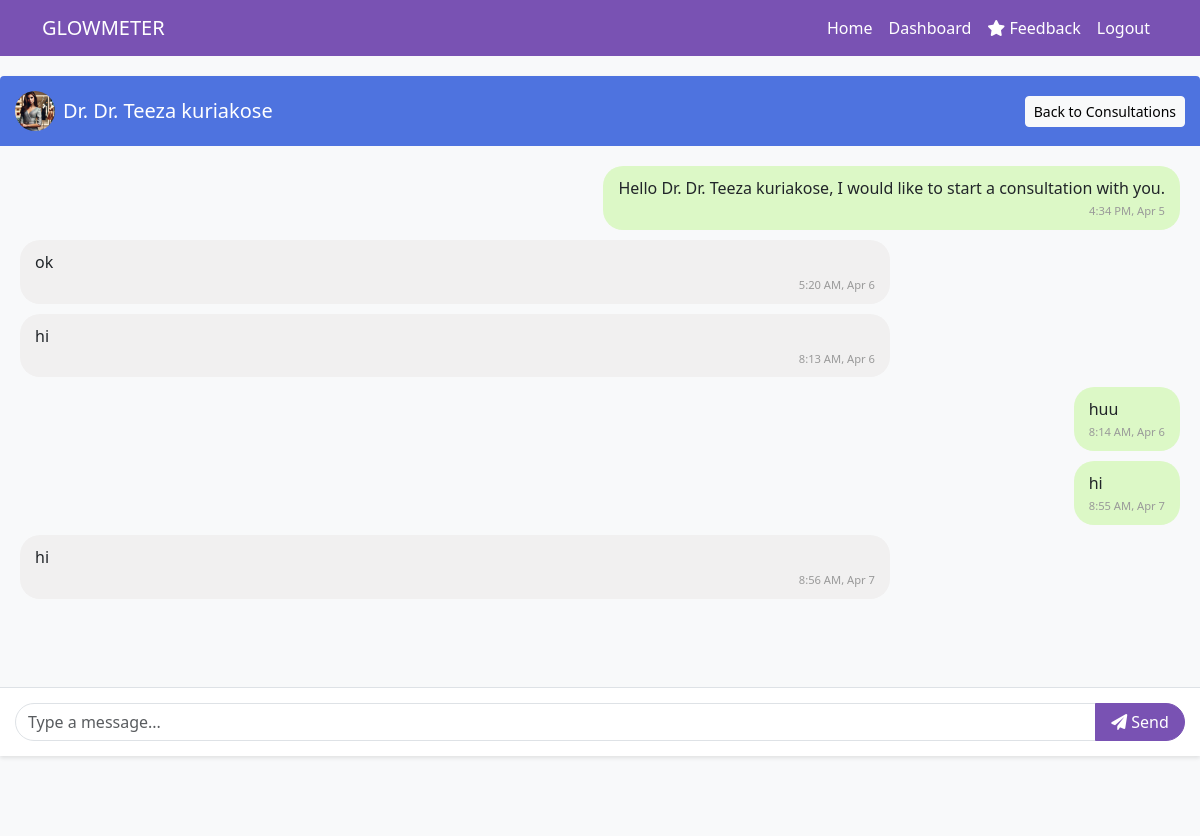
Screenshot of /consultation/3/ (signed in) with the database file from the repository.
### glowmeter_app/models.py (models this page shows, shortened)
class Consultation(models.Model):
    user = models.ForeignKey(User, on_delete=models.CASCADE, related_name='user_consultations')
    doctor = models.ForeignKey(Doctor, on_delete=models.CASCADE, related_name='doctor_consultations')
    started_at = models.DateTimeField(auto_now_add=True)
    is_active = models.BooleanField(default=True)

class Doctor(models.Model):
    user = models.OneToOneField(User, on_delete=models.CASCADE, related_name='doctor_profile')
    profile_picture = models.ImageField(upload_to='doctors/', null=True, blank=True)
    specialization = models.CharField(max_length=100, default='General')
    qualification = models.CharField(max_length=200, default='MBBS')
    experience_years = models.IntegerField(default=0)
    is_available = models.BooleanField(default=True)
    consultation_fee = models.DecimalField(max_digits=10, decimal_places=2, default=0.00)
    gpay_id = models.CharField(max_length=100, blank=True)
    @property
    def full_name(self):
        return f"Dr. {self.user.first_name} {self.user.last_name}".strip()

class User(AbstractBaseUser, PermissionsMixin):
    username = None
    email = models.EmailField(unique=True)
    first_name = models.CharField(max_length=30, blank=True)
    last_name = models.CharField(max_length=30, blank=True)
    profile_picture = models.ImageField(upload_to='admins/', null=True, blank=True)
    is_active = models.BooleanField(default=True)
    is_staff = models.BooleanField(default=False)
    is_doctor = models.BooleanField(default=False)
    is_admin = models.BooleanField(default=False)
    date_joined = models.DateTimeField(auto_now_add=True)
    USERNAME_FIELD = 'email'
    REQUIRED_FIELDS = []
    objects = UserManager()

class Message(models.Model):
    consultation = models.ForeignKey(Consultation, on_delete=models.CASCADE, related_name='messages')
    sender = models.ForeignKey(User, on_delete=models.CASCADE, related_name='sent_messages')
    content = models.TextField()
    timestamp = models.DateTimeField(auto_now_add=True)
    is_read = models.BooleanField(default=False)
    class Meta:
        ordering = ['timestamp']

### glowmeter_app/views.py (the view, shortened to what this page needs)
# urls.py: path('consultation/<int:consultation_id>/', views.consultation_view, name='consultation'),
@login_required
def consultation_view(request, consultation_id):
    consultation = get_object_or_404(Consultation, id=consultation_id)
    user = request.user
    if user != consultation.user and (not user.is_doctor or user.doctor_profile != consultation.doctor):
        messages.error(request, "You don't have permission to view this consultation.")
        return redirect('dashboard')
    Message.objects.filter(
        consultation=consultation,
        is_read=False
    ).exclude(sender=user).update(is_read=True)
    chat_messages = Message.objects.filter(consultation=consultation).order_by('timestamp')
    context = {
        'consultation': consultation,
        'chat_messages': chat_messages,
        'is_doctor': user.is_doctor
    }
    return render(request, 'consultation.html', context)

### templates/consultation.html (shortened to what this page needs)
{% extends 'base.html' %}
{% block content %}
<div class="chat-wrapper">
    <div class="chat-card">
        <div class="chat-header d-flex justify-content-between align-items-center">
            <div class="d-flex align-items-center">
                {% if is_doctor %}
                    {% if consultation.user.user_profile.profile_picture %}
                        <img src="{{ consultation.user.user_profile.profile_picture.url }}" alt="Profile" class="rounded-circle me-2" style="width: 40px; height: 40px; object-fit: cover;">
                    {% else %}
                        <img src="https://via.placeholder.com/40" alt="Profile" class="rounded-circle me-2">
                    {% endif %}
                    <h5 class="mb-0">{{ consultation.user.user_profile.full_name }}</h5>
                {% else %}
                    {% if consultation.doctor.profile_picture %}
                        <img src="{{ consultation.doctor.profile_picture.url }}" alt="Profile" class="rounded-circle me-2" style="width: 40px; height: 40px; object-fit: cover;">
                    {% else %}
                        <img src="https://via.placeholder.com/40" alt="Profile" class="rounded-circle me-2">
                    {% endif %}
                    <h5 class="mb-0">Dr. {{ consultation.doctor.full_name }}</h5>
                {% endif %}
            </div>
            <a href="{% url 'my_consultations' %}" class="btn btn-sm btn-light">Back to Consultations</a>
        </div>
        <div class="chat-container" id="chatContainer">
            {% for message in chat_messages %}
                <div class="d-flex flex-column {% if message.sender == request.user %}align-items-end{% endif %}">
                    <div class="message {% if message.sender == request.user %}user-message{% else %}other-message{% endif %}">
                        {{ message.content }}
                        <div class="message-time">
                            {{ message.timestamp|date:"g:i A, M j" }}
                        </div>
                    </div>
                </div>
            {% endfor %}
        </div>
        <div class="chat-footer">
            <form method="post" id="messageForm">
                <div class="input-group">
                    <input type="text" name="message" class="form-control chat-input" placeholder="Type a message..." required>
                    <button type="submit" class="btn btn-primary send-button">
                        <i class="fas fa-paper-plane"></i> Send
                    </button>
                </div>
            </form>
        </div>
    </div>
</div>
{% endblock %}

### templates/base.html (style rules this page uses)
body { font-family: 'Segoe UI', Tahoma, Geneva, Verdana, sans-serif; background-color: #f8f9fa; }
.btn-primary { background-color: #7952b3; border-color: #7952b3; }

### templates/consultation.html (style rules this page uses)
body { background-color: #f8f9fa; }
.chat-wrapper { max-width: 1200px; margin: 0 auto; margin-top: 20px; height: calc(100vh - 120px); padding: 0; }
.chat-card { height: 100%; display: flex; flex-direction: column; box-shadow: 0 2px 4px rgba(0,0,0,0.1); background-color: white; border-radius: 0; }
.chat-container { flex-grow: 1; overflow-y: auto; padding: 20px; background-color: #f8f9fa; }
.message { border-radius: 20px; padding: 10px 15px; margin-bottom: 10px; max-width: 75%; word-wrap: break-word; }
.user-message { background-color: #dcf8c6; margin-left: auto; }
.other-message { background-color: #f1f0f0; }
.message-time { font-size: 0.7rem; color: #999; text-align: right; margin-top: 3px; }
.chat-header { padding: 15px; background-color: #4e73df; color: white; border-top-left-radius: 4px; border-top-right-radius: 4px; }
.chat-footer { padding: 15px; background-color: white; border-top: 1px solid #dee2e6; }
.chat-input { border-radius: 25px; padding-right: 100px; }
.send-button { border-radius: 25px; position: absolute; right: 0; top: 0; bottom: 0; width: 90px; }
.input-group { position: relative; }

### rows the page displays
Consultation: doctor.profile_picture (picture), doctor.full_name "Dr. Teeza kuriakose"
Message: content "Hello Dr. Dr. Teeza kuriakose, I would like to start a consultation with you.", timestamp "4:34 PM, Apr 5"
Message: content "ok", timestamp "5:20 AM, Apr 6"
Message: content "hi", timestamp "8:13 AM, Apr 6"
Message: content "huu", timestamp "8:14 AM, Apr 6"
Message: content "hi", timestamp "8:55 AM, Apr 7"
Message: content "hi", timestamp "8:56 AM, Apr 7"
